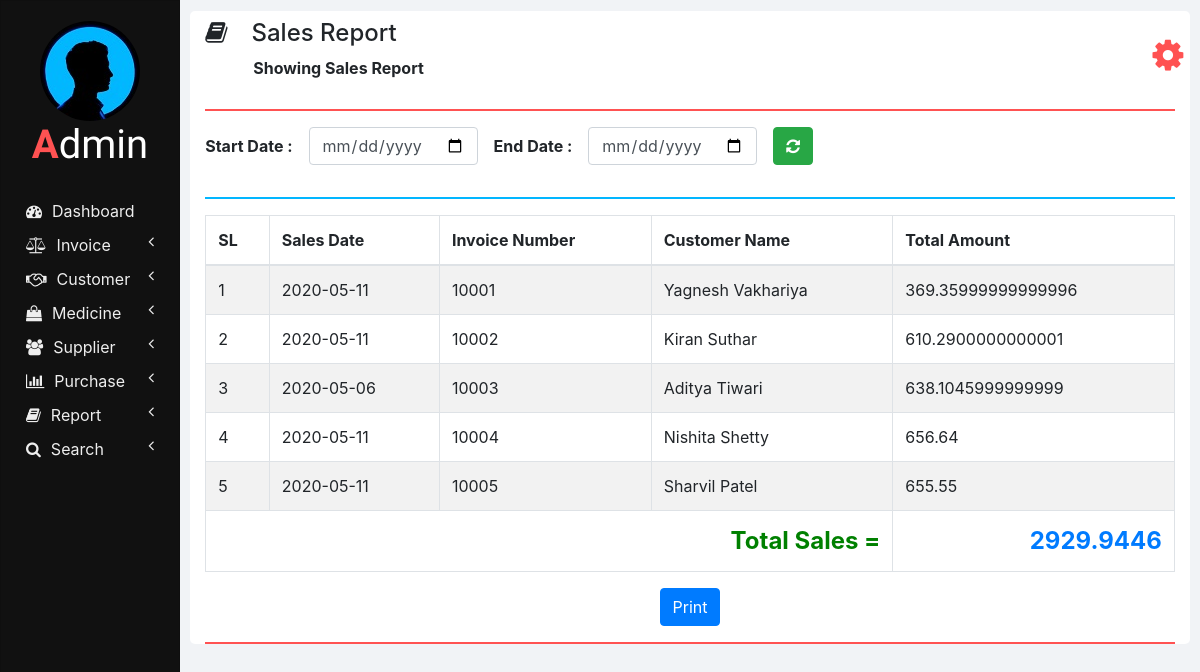
/sales_report.php, run on the app's committed database.
### tables this page shows
CREATE TABLE `invoices` (
  `INVOICE_NUMBER` int(11) NOT NULL,
  `CUSTOMER_ID` int(11) NOT NULL,
  `INVOICE_DATE` varchar(10) NOT NULL,
  `TOTAL_AMOUNT` double NOT NULL,
  `TOTAL_DISCOUNT` double NOT NULL,
  `NET_TOTAL` double NOT NULL
);

CREATE TABLE `customers` (
  `ID` int(11) NOT NULL,
  `NAME` varchar(20) NOT NULL,
  `CONTACT_NUMBER` varchar(10) NOT NULL,
  `ADDRESS` varchar(100) NOT NULL,
  `DOCTOR_NAME` varchar(20) NOT NULL,
  `DOCTOR_ADDRESS` varchar(100) NOT NULL
);

### php/report.php (the view, shortened to what this page needs)
  <?php
function showSales($start_date, $end_date) {
  ?>
  <thead>
    <tr>
      <th>SL</th>
      <th>Sales Date</th>
      <th>Invoice Number</th>
      <th>Customer Name</th>
      <th>Total Amount</th>
    </tr>
  </thead>
  <tbody>
  <?php
  require "db_connection.php";
  if($con) {
    $seq_no = 0;
    $total = 0;
    if($start_date == "" || $end_date == "")
      $query = "SELECT * FROM invoices INNER JOIN customers ON invoices.CUSTOMER_ID = customers.ID";
    else
      $query = "SELECT * FROM invoices INNER JOIN customers ON invoices.CUSTOMER_ID = customers.ID WHERE INVOICE_DATE BETWEEN '$start_date' AND '$end_date'";
    $result = mysqli_query($con, $query);
    while($row = mysqli_fetch_array($result)) {
      $seq_no++;
      showSalesRow($seq_no, $row);
      $total = $total + $row['NET_TOTAL'];
    }
    ?>
    </tbody>
    <tfoot class="font-weight-bold">
      <tr style="text-align: right; font-size: 24px;">
        <td colspan="4" style="color: green;">&nbsp;Total Sales =</td>
        <td class="text-primary"><?php echo $total; ?></td>
      </tr>
    </tfoot>
    <?php
  }
}
function showSalesRow($seq_no, $row) {
  ?>
  <tr>
    <td><?php echo $seq_no; ?></td>
    <td><?php echo $row['INVOICE_DATE']; ?></td>
    <td><?php echo $row['INVOICE_NUMBER']; ?></td>
    <td><?php echo $row['NAME']; ?></td>
    <td><?php echo $row['NET_TOTAL'] ?></td>
  </tr>
  <?php
}
?>

### css/sidenav.css (style rules this page uses)
body { background-color: #f1f3f6; }
.sidenav { width: 15%; height: 100vh; background-color: #222222; position: fixed; z-index: 1; flex: 1 0 auto; }
.card { width: 100%; height: 100%; top: 0; border-radius: 0; background-color: #111111; }
.logo .logo-caption { font-family: 'Poiret One', cursive; color: #ffffff; text-align: center; margin-bottom: 25px; }
.logo .profile { margin-left: 50%; border-radius: 50%; transform: translate(-50%); }
.logo .tweak { color: #ff5252; font-weight: bold; }
.main-menu-item { padding: 5px 5px; cursor: pointer; }
.main-menu-item > a { color: #eeeeee; text-decoration: none; font-size: 16px; }
.main-menu-item > a > span { margin-left: 10px; }

### css/home.css (style rules this page uses)
html, body { height: 100vh; }

### data on the page
invoices: seq_no "1", INVOICE_DATE "2020-05-11", INVOICE_NUMBER "10001", CUSTOMER_ID.NAME "Yagnesh Vakhariya", NET_TOTAL "369.35999999999996"
invoices: seq_no "2", INVOICE_DATE "2020-05-11", INVOICE_NUMBER "10002", CUSTOMER_ID.NAME "Kiran Suthar", NET_TOTAL "610.2900000000001"
invoices: seq_no "3", INVOICE_DATE "2020-05-06", INVOICE_NUMBER "10003", CUSTOMER_ID.NAME "Aditya Tiwari", NET_TOTAL "638.1045999999999"
invoices: seq_no "4", INVOICE_DATE "2020-05-11", INVOICE_NUMBER "10004", CUSTOMER_ID.NAME "Nishita Shetty", NET_TOTAL "656.64"
invoices: seq_no "5", INVOICE_DATE "2020-05-11", INVOICE_NUMBER "10005", CUSTOMER_ID.NAME "Sharvil Patel", NET_TOTAL "655.55"

### other printed values
$heading "Sales Report"
$sub_heading "Showing Sales Report"
$total "2929.9446"
